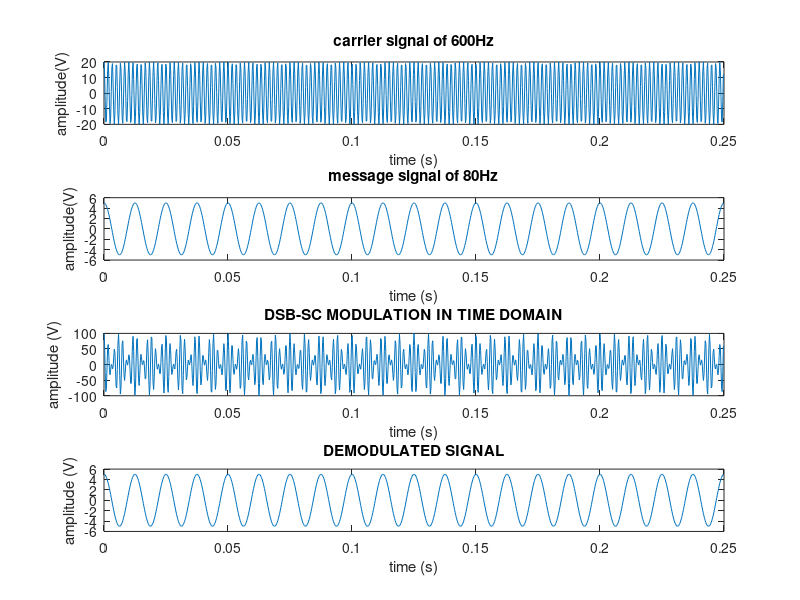

Here is the MATLAB script that generated this plot:
N = 1024; %N point FFT N>fc to avoid freq domain aliasing
fs = 4096; % Sample frequency
t = (0:N-1)/fs;
fc = 600; %Carrier Frequency
fm = 80; %Message Frequency
Ec = 20; %Carrier Amplitude
Em = 5; %Messagae Amplitude
xc=Ec*cos(2*pi*fc*t);
xm=Em*cos(2*pi*fm*t);
figure(1)
subplot(4,1,1),plot(t,xc);
title('carrier signal of 600Hz');
xlabel('time (s)');
ylabel('amplitude(V)');
subplot(4,1,2);
plot(t,xm);
title('message signal of 80Hz');
xlabel('time (s)');
ylabel('amplitude(V)');
% DSB‐SC MODULATION
z1= xm.*xc;
subplot(4,1,3),plot(t,z1);
title('DSB‐SC MODULATION IN TIME DOMAIN');
xlabel('time (s)');
ylabel('amplitude (V)');
z2= z1./xc;
subplot(4,1,4),plot(t,z2);
title('DEMODULATED SIGNAL');
xlabel('time (s)');
ylabel('amplitude (V)');